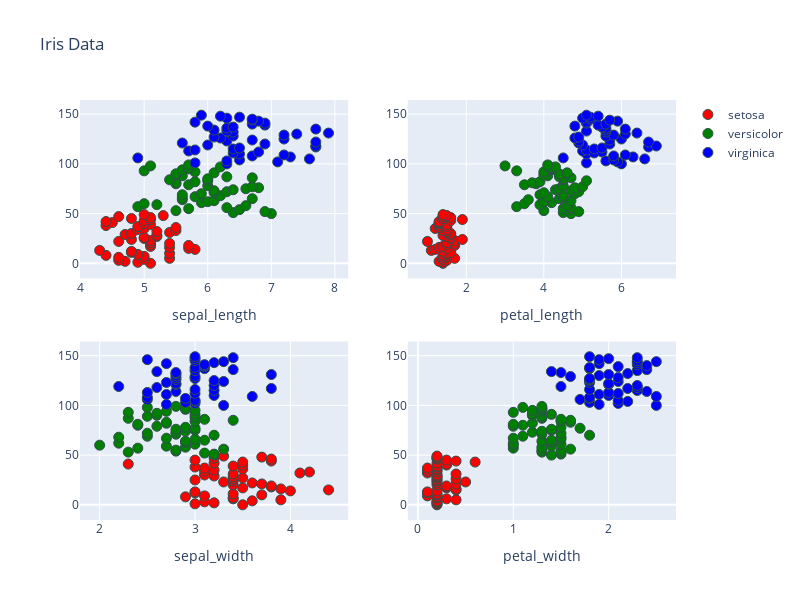

Write notebook code for a chart like this one.
### Code cell
from plotly.subplots import make_subplots
import plotly.graph_objects as go

# Create a 2x2 subplot
fig = make_subplots(rows=2, cols=2)

# Create a color dictionary for each species
color_dict = {'setosa': 'red', 'versicolor': 'green', 'virginica': 'blue'}

# Add scatter plots to each subplot
for i, variable in enumerate(['sepal_length', 'petal_length', 'sepal_width', 'petal_width']):
    for species, color in color_dict.items():
        fig.add_trace(
            go.Scatter(
                x=df[df['species'] == species][variable],
                y=df[df['species'] == species].index,
                mode='markers',
                marker=dict(
                    color=color, # map species to colors
                    size=10,
                    line=dict(
                        width=1,
                        color='DarkSlateGrey'
                    )
                ),
                showlegend=False,
                hovertemplate = f"{species}<br>{variable}: %{{x}}<br>Index: %{{y}}"
            ),
            row=i//2 + 1,
            col=i%2 + 1
        )

    # Add x-axis label to each subplot
    fig.update_xaxes(title_text=variable, row=i//2 + 1, col=i%2 + 1)

# Add a trace for each species just for the legend
for species, color in color_dict.items():
    fig.add_trace(
        go.Scatter(
            x=[None], 
            y=[None],
            mode='markers',
            marker=dict(
                color=color,
                size=10,
                line=dict(
                    width=1,
                    color='DarkSlateGrey'
                )
            ),
            name=species,
            showlegend=True
        )
    )


# Update layout
fig.update_layout(
    width=800,
    height=600,
    title="Iris Data"
)

# Show the plot
fig.show()

### Figure 1 — Plotly figure (JSON) as saved in the notebook; plotly's stock layout.template omitted (floating-point values rounded to 4 significant figures)
{"data": [{"hovertemplate": "setosa<br>sepal_length: %{x}<br>Index: %{y}", "marker": {"color": "red", "line": {"color": "DarkSlateGrey", "width": 1}, "size": 10}, "mode": "markers", "showlegend": false, "type": "scatter", "x": [5.1, 4.9, 4.7, 4.6, 5, 5.4, 4.6, 5, 4.4, 4.9, 5.4, 4.8, 4.8, 4.3, 5.8, 5.7, 5.4, 5.1, 5.7, 5.1, 5.4, 5.1, 4.6, 5.1, 4.8, 5, 5, 5.2, 5.2, 4.7, 4.8, 5.4, 5.2, 5.5, 4.9, 5, 5.5, 4.9, 4.4, 5.1, 5, 4.5, 4.4, 5, 5.1, 4.8, 5.1, 4.6, 5.3, 5], "xaxis": "x", "y": [0, 1, 2, 3, 4, 5, 6, 7, 8, 9, 10, 11, 12, 13, 14, 15, 16, 17, 18, 19, 20, 21, 22, 23, 24, 25, 26, 27, 28, 29, 30, 31, 32, 33, 34, 35, 36, 37, 38, 39, 40, 41, 42, 43, 44, 45, 46, 47, 48, 49], "yaxis": "y"}, {"hovertemplate": "versicolor<br>sepal_length: %{x}<br>Index: %{y}", "marker": {"color": "green", "line": {"color": "DarkSlateGrey", "width": 1}, "size": 10}, "mode": "markers", "showlegend": false, "type": "scatter", "x": [7, 6.4, 6.9, 5.5, 6.5, 5.7, 6.3, 4.9, 6.6, 5.2, 5, 5.9, 6, 6.1, 5.6, 6.7, 5.6, 5.8, 6.2, 5.6, 5.9, 6.1, 6.3, 6.1, 6.4, 6.6, 6.8, 6.7, 6, 5.7, 5.5, 5.5, 5.8, 6, 5.4, 6, 6.7, 6.3, 5.6, 5.5, 5.5, 6.1, 5.8, 5, 5.6, 5.7, 5.7, 6.2, 5.1, 5.7], "xaxis": "x", "y": [50, 51, 52, 53, 54, 55, 56, 57, 58, 59, 60, 61, 62, 63, 64, 65, 66, 67, 68, 69, 70, 71, 72, 73, 74, 75, 76, 77, 78, 79, 80, 81, 82, 83, 84, 85, 86, 87, 88, 89, 90, 91, 92, 93, 94, 95, 96, 97, 98, 99], "yaxis": "y"}, {"hovertemplate": "virginica<br>sepal_length: %{x}<br>Index: %{y}", "marker": {"color": "blue", "line": {"color": "DarkSlateGrey", "width": 1}, "size": 10}, "mode": "markers", "showlegend": false, "type": "scatter", "x": [6.3, 5.8, 7.1, 6.3, 6.5, 7.6, 4.9, 7.3, 6.7, 7.2, 6.5, 6.4, 6.8, 5.7, 5.8, 6.4, 6.5, 7.7, 7.7, 6, 6.9, 5.6, 7.7, 6.3, 6.7, 7.2, 6.2, 6.1, 6.4, 7.2, 7.4, 7.9, 6.4, 6.3, 6.1, 7.7, 6.3, 6.4, 6, 6.9, 6.7, 6.9, 5.8, 6.8, 6.7, 6.7, 6.3, 6.5, 6.2, 5.9], "xaxis": "x", "y": [100, 101, 102, 103, 104, 105, 106, 107, 108, 109, 110, 111, 112, 113, 114, 115, 116, 117, 118, 119, 120, 121, 122, 123, 124, 125, 126, 127, 128, 129, 130, 131, 132, 133, 134, 135, 136, 137, 138, 139, 140, 141, 142, 143, 144, 145, 146, 147, 148, 149], "yaxis": "y"}, {"hovertemplate": "setosa<br>petal_length: %{x}<br>Index: %{y}", "marker": {"color": "red", "line": {"color": "DarkSlateGrey", "width": 1}, "size": 10}, "mode": "markers", "showlegend": false, "type": "scatter", "x": [1.4, 1.4, 1.3, 1.5, 1.4, 1.7, 1.4, 1.5, 1.4, 1.5, 1.5, 1.6, 1.4, 1.1, 1.2, 1.5, 1.3, 1.4, 1.7, 1.5, 1.7, 1.5, 1, 1.7, 1.9, 1.6, 1.6, 1.5, 1.4, 1.6, 1.6, 1.5, 1.5, 1.4, 1.5, 1.2, 1.3, 1.5, 1.3, 1.5, 1.3, 1.3, 1.3, 1.6, 1.9, 1.4, 1.6, 1.4, 1.5, 1.4], "xaxis": "x2", "y": [0, 1, 2, 3, 4, 5, 6, 7, 8, 9, 10, 11, 12, 13, 14, 15, 16, 17, 18, 19, 20, 21, 22, 23, 24, 25, 26, 27, 28, 29, 30, 31, 32, 33, 34, 35, 36, 37, 38, 39, 40, 41, 42, 43, 44, 45, 46, 47, 48, 49], "yaxis": "y2"}, {"hovertemplate": "versicolor<br>petal_length: %{x}<br>Index: %{y}", "marker": {"color": "green", "line": {"color": "DarkSlateGrey", "width": 1}, "size": 10}, "mode": "markers", "showlegend": false, "type": "scatter", "x": [4.7, 4.5, 4.9, 4, 4.6, 4.5, 4.7, 3.3, 4.6, 3.9, 3.5, 4.2, 4, 4.7, 3.6, 4.4, 4.5, 4.1, 4.5, 3.9, 4.8, 4, 4.9, 4.7, 4.3, 4.4, 4.8, 5, 4.5, 3.5, 3.8, 3.7, 3.9, 5.1, 4.5, 4.5, 4.7, 4.4, 4.1, 4, 4.4, 4.6, 4, 3.3, 4.2, 4.2, 4.2, 4.3, 3, 4.1], "xaxis": "x2", "y": [50, 51, 52, 53, 54, 55, 56, 57, 58, 59, 60, 61, 62, 63, 64, 65, 66, 67, 68, 69, 70, 71, 72, 73, 74, 75, 76, 77, 78, 79, 80, 81, 82, 83, 84, 85, 86, 87, 88, 89, 90, 91, 92, 93, 94, 95, 96, 97, 98, 99], "yaxis": "y2"}, {"hovertemplate": "virginica<br>petal_length: %{x}<br>Index: %{y}", "marker": {"color": "blue", "line": {"color": "DarkSlateGrey", "width": 1}, "size": 10}, "mode": "markers", "showlegend": false, "type": "scatter", "x": [6, 5.1, 5.9, 5.6, 5.8, 6.6, 4.5, 6.3, 5.8, 6.1, 5.1, 5.3, 5.5, 5, 5.1, 5.3, 5.5, 6.7, 6.9, 5, 5.7, 4.9, 6.7, 4.9, 5.7, 6, 4.8, 4.9, 5.6, 5.8, 6.1, 6.4, 5.6, 5.1, 5.6, 6.1, 5.6, 5.5, 4.8, 5.4, 5.6, 5.1, 5.1, 5.9, 5.7, 5.2, 5, 5.2, 5.4, 5.1], "xaxis": "x2", "y": [100, 101, 102, 103, 104, 105, 106, 107, 108, 109, 110, 111, 112, 113, 114, 115, 116, 117, 118, 119, 120, 121, 122, 123, 124, 125, 126, 127, 128, 129, 130, 131, 132, 133, 134, 135, 136, 137, 138, 139, 140, 141, 142, 143, 144, 145, 146, 147, 148, 149], "yaxis": "y2"}, {"hovertemplate": "setosa<br>sepal_width: %{x}<br>Index: %{y}", "marker": {"color": "red", "line": {"color": "DarkSlateGrey", "width": 1}, "size": 10}, "mode": "markers", "showlegend": false, "type": "scatter", "x": [3.5, 3, 3.2, 3.1, 3.6, 3.9, 3.4, 3.4, 2.9, 3.1, 3.7, 3.4, 3, 3, 4, 4.4, 3.9, 3.5, 3.8, 3.8, 3.4, 3.7, 3.6, 3.3, 3.4, 3, 3.4, 3.5, 3.4, 3.2, 3.1, 3.4, 4.1, 4.2, 3.1, 3.2, 3.5, 3.1, 3, 3.4, 3.5, 2.3, 3.2, 3.5, 3.8, 3, 3.8, 3.2, 3.7, 3.3], "xaxis": "x3", "y": [0, 1, 2, 3, 4, 5, 6, 7, 8, 9, 10, 11, 12, 13, 14, 15, 16, 17, 18, 19, 20, 21, 22, 23, 24, 25, 26, 27, 28, 29, 30, 31, 32, 33, 34, 35, 36, 37, 38, 39, 40, 41, 42, 43, 44, 45, 46, 47, 48, 49], "yaxis": "y3"}, {"hovertemplate": "versicolor<br>sepal_width: %{x}<br>Index: %{y}", "marker": {"color": "green", "line": {"color": "DarkSlateGrey", "width": 1}, "size": 10}, "mode": "markers", "showlegend": false, "type": "scatter", "x": [3.2, 3.2, 3.1, 2.3, 2.8, 2.8, 3.3, 2.4, 2.9, 2.7, 2, 3, 2.2, 2.9, 2.9, 3.1, 3, 2.7, 2.2, 2.5, 3.2, 2.8, 2.5, 2.8, 2.9, 3, 2.8, 3, 2.9, 2.6, 2.4, 2.4, 2.7, 2.7, 3, 3.4, 3.1, 2.3, 3, 2.5, 2.6, 3, 2.6, 2.3, 2.7, 3, 2.9, 2.9, 2.5, 2.8], "xaxis": "x3", "y": [50, 51, 52, 53, 54, 55, 56, 57, 58, 59, 60, 61, 62, 63, 64, 65, 66, 67, 68, 69, 70, 71, 72, 73, 74, 75, 76, 77, 78, 79, 80, 81, 82, 83, 84, 85, 86, 87, 88, 89, 90, 91, 92, 93, 94, 95, 96, 97, 98, 99], "yaxis": "y3"}, {"hovertemplate": "virginica<br>sepal_width: %{x}<br>Index: %{y}", "marker": {"color": "blue", "line": {"color": "DarkSlateGrey", "width": 1}, "size": 10}, "mode": "markers", "showlegend": false, "type": "scatter", "x": [3.3, 2.7, 3, 2.9, 3, 3, 2.5, 2.9, 2.5, 3.6, 3.2, 2.7, 3, 2.5, 2.8, 3.2, 3, 3.8, 2.6, 2.2, 3.2, 2.8, 2.8, 2.7, 3.3, 3.2, 2.8, 3, 2.8, 3, 2.8, 3.8, 2.8, 2.8, 2.6, 3, 3.4, 3.1, 3, 3.1, 3.1, 3.1, 2.7, 3.2, 3.3, 3, 2.5, 3, 3.4, 3], "xaxis": "x3", "y": [100, 101, 102, 103, 104, 105, 106, 107, 108, 109, 110, 111, 112, 113, 114, 115, 116, 117, 118, 119, 120, 121, 122, 123, 124, 125, 126, 127, 128, 129, 130, 131, 132, 133, 134, 135, 136, 137, 138, 139, 140, 141, 142, 143, 144, 145, 146, 147, 148, 149], "yaxis": "y3"}, {"hovertemplate": "setosa<br>petal_width: %{x}<br>Index: %{y}", "marker": {"color": "red", "line": {"color": "DarkSlateGrey", "width": 1}, "size": 10}, "mode": "markers", "showlegend": false, "type": "scatter", "x": [0.2, 0.2, 0.2, 0.2, 0.2, 0.4, 0.3, 0.2, 0.2, 0.1, 0.2, 0.2, 0.1, 0.1, 0.2, 0.4, 0.4, 0.3, 0.3, 0.3, 0.2, 0.4, 0.2, 0.5, 0.2, 0.2, 0.4, 0.2, 0.2, 0.2, 0.2, 0.4, 0.1, 0.2, 0.1, 0.2, 0.2, 0.1, 0.2, 0.2, 0.3, 0.3, 0.2, 0.6, 0.4, 0.3, 0.2, 0.2, 0.2, 0.2], "xaxis": "x4", "y": [0, 1, 2, 3, 4, 5, 6, 7, 8, 9, 10, 11, 12, 13, 14, 15, 16, 17, 18, 19, 20, 21, 22, 23, 24, 25, 26, 27, 28, 29, 30, 31, 32, 33, 34, 35, 36, 37, 38, 39, 40, 41, 42, 43, 44, 45, 46, 47, 48, 49], "yaxis": "y4"}, {"hovertemplate": "versicolor<br>petal_width: %{x}<br>Index: %{y}", "marker": {"color": "green", "line": {"color": "DarkSlateGrey", "width": 1}, "size": 10}, "mode": "markers", "showlegend": false, "type": "scatter", "x": [1.4, 1.5, 1.5, 1.3, 1.5, 1.3, 1.6, 1, 1.3, 1.4, 1, 1.5, 1, 1.4, 1.3, 1.4, 1.5, 1, 1.5, 1.1, 1.8, 1.3, 1.5, 1.2, 1.3, 1.4, 1.4, 1.7, 1.5, 1, 1.1, 1, 1.2, 1.6, 1.5, 1.6, 1.5, 1.3, 1.3, 1.3, 1.2, 1.4, 1.2, 1, 1.3, 1.2, 1.3, 1.3, 1.1, 1.3], "xaxis": "x4", "y": [50, 51, 52, 53, 54, 55, 56, 57, 58, 59, 60, 61, 62, 63, 64, 65, 66, 67, 68, 69, 70, 71, 72, 73, 74, 75, 76, 77, 78, 79, 80, 81, 82, 83, 84, 85, 86, 87, 88, 89, 90, 91, 92, 93, 94, 95, 96, 97, 98, 99], "yaxis": "y4"}, {"hovertemplate": "virginica<br>petal_width: %{x}<br>Index: %{y}", "marker": {"color": "blue", "line": {"color": "DarkSlateGrey", "width": 1}, "size": 10}, "mode": "markers", "showlegend": false, "type": "scatter", "x": [2.5, 1.9, 2.1, 1.8, 2.2, 2.1, 1.7, 1.8, 1.8, 2.5, 2, 1.9, 2.1, 2, 2.4, 2.3, 1.8, 2.2, 2.3, 1.5, 2.3, 2, 2, 1.8, 2.1, 1.8, 1.8, 1.8, 2.1, 1.6, 1.9, 2, 2.2, 1.5, 1.4, 2.3, 2.4, 1.8, 1.8, 2.1, 2.4, 2.3, 1.9, 2.3, 2.5, 2.3, 1.9, 2, 2.3, 1.8], "xaxis": "x4", "y": [100, 101, 102, 103, 104, 105, 106, 107, 108, 109, 110, 111, 112, 113, 114, 115, 116, 117, 118, 119, 120, 121, 122, 123, 124, 125, 126, 127, 128, 129, 130, 131, 132, 133, 134, 135, 136, 137, 138, 139, 140, 141, 142, 143, 144, 145, 146, 147, 148, 149], "yaxis": "y4"}, {"marker": {"color": "red", "line": {"color": "DarkSlateGrey", "width": 1}, "size": 10}, "mode": "markers", "name": "setosa", "showlegend": true, "type": "scatter", "x": [null], "y": [null]}, {"marker": {"color": "green", "line": {"color": "DarkSlateGrey", "width": 1}, "size": 10}, "mode": "markers", "name": "versicolor", "showlegend": true, "type": "scatter", "x": [null], "y": [null]}, {"marker": {"color": "blue", "line": {"color": "DarkSlateGrey", "width": 1}, "size": 10}, "mode": "markers", "name": "virginica", "showlegend": true, "type": "scatter", "x": [null], "y": [null]}], "layout": {"height": 600, "title": {"text": "Iris Data"}, "width": 800, "xaxis": {"anchor": "y", "autorange": true, "domain": [0, 0.45], "range": [3.99, 8.21], "title": {"text": "sepal_length"}, "type": "linear"}, "xaxis2": {"anchor": "y2", "autorange": true, "domain": [0.55, 1], "range": [0.4919, 7.408], "title": {"text": "petal_length"}, "type": "linear"}, "xaxis3": {"anchor": "y3", "autorange": true, "domain": [0, 0.45], "range": [1.793, 4.607], "title": {"text": "sepal_width"}, "type": "linear"}, "xaxis4": {"anchor": "y4", "autorange": true, "domain": [0.55, 1], "range": [-0.1067, 2.707], "title": {"text": "petal_width"}, "type": "linear"}, "yaxis": {"anchor": "x", "autorange": true, "domain": [0.575, 1], "range": [-15.26, 164.3], "type": "linear"}, "yaxis2": {"anchor": "x2", "autorange": true, "domain": [0.575, 1], "range": [-15.26, 164.3], "type": "linear"}, "yaxis3": {"anchor": "x3", "autorange": true, "domain": [0, 0.425], "range": [-15.26, 164.3], "type": "linear"}, "yaxis4": {"anchor": "x4", "autorange": true, "domain": [0, 0.425], "range": [-15.26, 164.3], "type": "linear"}}}
